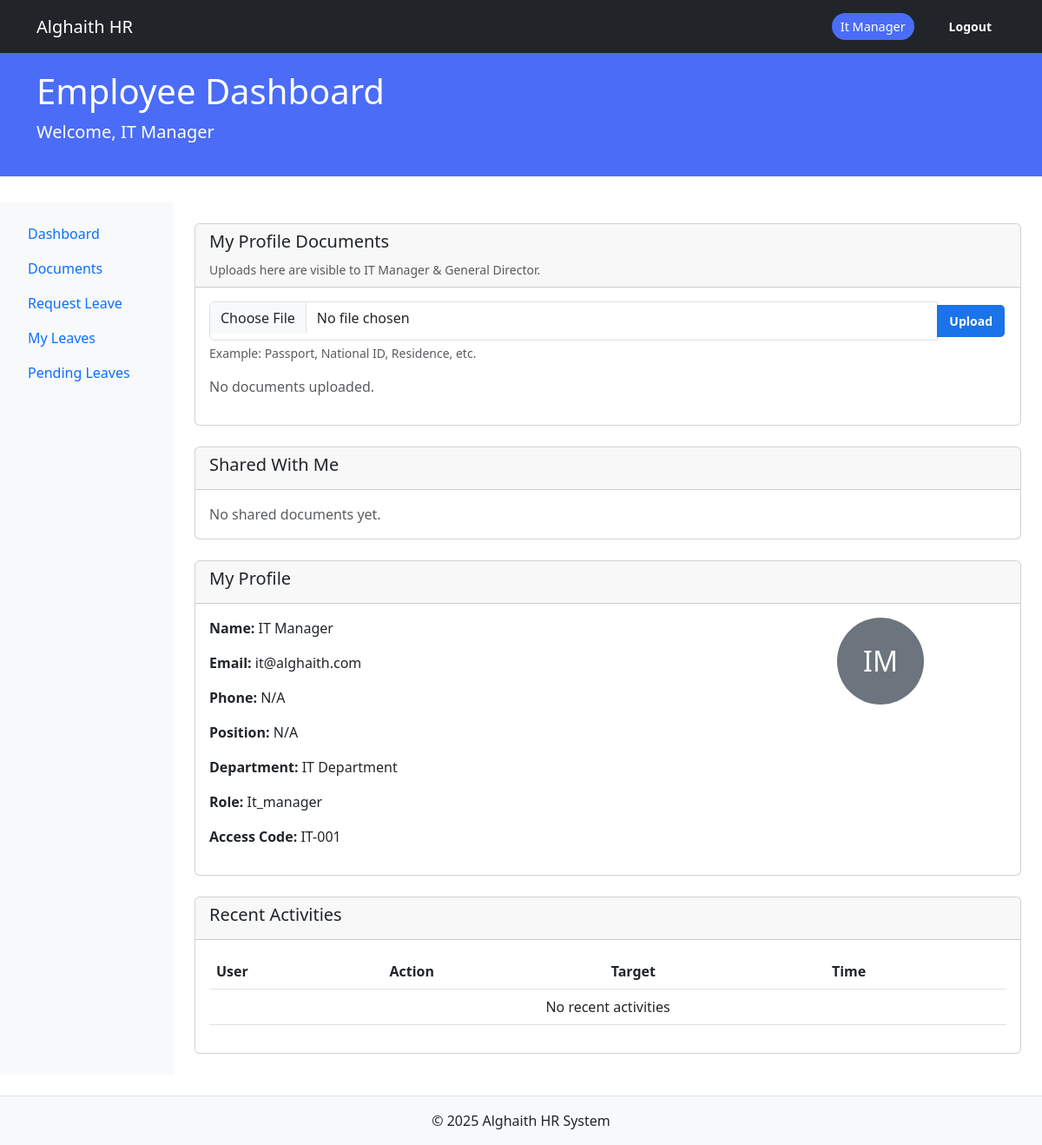
Before: /dashboard/employee (signed in) with the older database file.
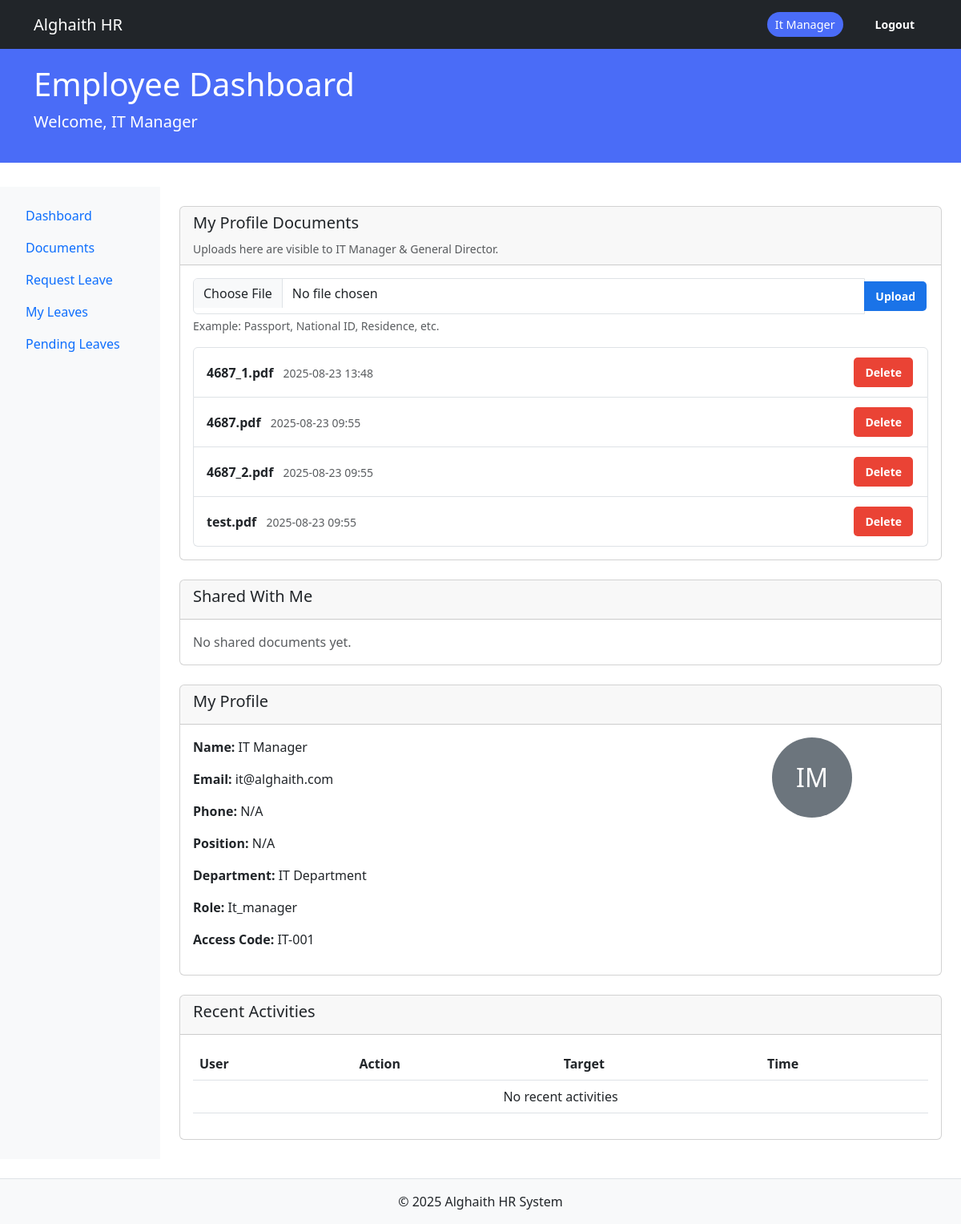
After: the same page with the newer database file.
### core/models.py (models this page shows, shortened)
class UserDocument(db.Model):
    __tablename__ = 'user_document'
    id = db.Column(db.Integer, primary_key=True)
    filename = db.Column(db.String(255), nullable=False)
    filepath = db.Column(db.String(255), nullable=False)
    folder_id = db.Column(db.Integer, db.ForeignKey('folders.id'), nullable=True)
    uploaded_by = db.Column(db.Integer, db.ForeignKey('users.id'))
    visibility_type = db.Column(db.String(50), default='private')  # 'private' or 'public'
    uploaded_at = db.Column(db.DateTime, default=datetime.utcnow)
    user = db.relationship('User', back_populates='documents')
    folder = db.relationship('Folder', back_populates='documents')

### modules/dashboard/routes.py (the view)
@dashboard_bp.route('/employee')
@login_required
def employee_dashboard():
    latest_leaves = LeaveRequest.query.filter_by(user_id=current_user.id)\
        .order_by(LeaveRequest.created_at.desc()).limit(3).all()
    documents = UserDocument.query.filter_by(uploaded_by=current_user.id)\
        .order_by(UserDocument.uploaded_at.desc()).all()
    current_app.logger.debug(f"[DEBUG] Current user: id={current_user.id}, email={current_user.email}")
    if not documents:
        current_app.logger.debug("[DEBUG] No documents found for this user.")
    else:
        current_app.logger.debug(f"[DEBUG] Found {len(documents)} documents for user {current_user.id}")
    return render_template('dashboard/employee.html',
                           user=current_user,
                           latest_leaves=latest_leaves,
                           documents=documents)

### modules/auth/forms.py
class LogoutForm(FlaskForm):
    submit = SubmitField('Logout')

### app.py (called while the page is built)
@login_manager.user_loader
def load_user(user_id):
    from core.models import User
    return db.session.get(User, int(user_id))

### core/models.py (called while the page is built)
    @property
    def is_authenticated(self):
        return True

### templates/dashboard/employee.html (shortened to what this page needs)
{% extends "dashboard/base_dashboard.html" %}
{% set role_color = '#6c757d' %}
{% block dashboard_title %}Employee Dashboard{% endblock %}
{% block dashboard_content %}
<div class="card mb-4">
  <div class="card-header">
    <h5>My Profile Documents</h5>
    <small class="text-muted">Uploads here are visible to IT Manager & General Director.</small>
  </div>
  <div class="card-body">
    <form action="{{ url_for('employee.upload_document') }}" method="POST" enctype="multipart/form-data" class="mb-3">
      <div class="input-group">
        <input type="file" name="document" class="form-control" required>
        <button class="btn btn-primary" type="submit">Upload</button>
      </div>
      <div class="form-text">Example: Passport, National ID, Residence, etc.</div>
    </form>
    {% if documents and documents|length > 0 %}
    <ul class="list-group">
      {% for doc in documents %}
      <li class="list-group-item d-flex justify-content-between align-items-center">
        <div>
          <strong>{{ doc.filename }}</strong>
          <small class="text-muted ms-2">{{ doc.uploaded_at.strftime('%Y-%m-%d %H:%M') }}</small>
        </div>
        <div class="d-flex gap-2">
          <a class="btn btn-sm btn-outline-secondary" href="{{ url_for('employee.download_document', doc_id=doc.id) }}">Download</a>
          <form action="{{ url_for('employee.delete_document', doc_id=doc.id) }}" method="POST" style="display:inline;">
            <button type="submit" class="btn btn-sm btn-danger">Delete</button>
          </form>
        </div>
      </li>
      {% endfor %}
    </ul>
    {% else %}
    <p class="text-muted">No documents uploaded.</p>
    {% endif %}
  </div>
</div>
<div class="card mb-4">
  <div class="card-header">
    <h5>Shared With Me</h5>
  </div>
  <div class="card-body">
    {% if shared_documents and shared_documents|length > 0 %}
    <ul class="list-group">
      {% for doc in shared_documents %}
      <li class="list-group-item d-flex justify-content-between align-items-center">
        <div>
          <strong>{{ doc.filename }}</strong>
          <small class="text-muted ms-2">from {{ doc.user.name }}</small>
          {% if doc.folder_name %}<span class="badge bg-light text-dark ms-2">{{ doc.folder_name }}</span>{% endif %}
        </div>
        <a class="btn btn-sm btn-outline-secondary" href="{{ url_for('employee.download_document', doc_id=doc.id) }}">Download</a>
      </li>
      {% endfor %}
    </ul>
    {% else %}
    <p class="text-muted mb-0">No shared documents yet.</p>
    {% endif %}
  </div>
</div>
<div class="card mb-4">
    <div class="card-header">
        <h5>My Profile</h5>
    </div>
    <div class="card-body">
        <div class="row">
            <div class="col-md-8">
                <p><strong>Name:</strong> {{ current_user.name }}</p>
                <p><strong>Email:</strong> {{ current_user.email }}</p>
                <p><strong>Phone:</strong> {{ current_user.phone or 'N/A' }}</p>
                <p><strong>Position:</strong> {{ current_user.position or 'N/A' }}</p>
                <p><strong>Department:</strong> {{ current_user.department.name if current_user.department else 'N/A' }}</p>
                <p><strong>Role:</strong> {{ current_user.role|capitalize }}</p>
                <p><strong>Access Code:</strong> {{ current_user.access_code or 'N/A' }}</p>
            </div>
            <div class="col-md-4 text-center">
                <div class="avatar-circle bg-secondary text-white d-inline-flex align-items-center justify-content-center"
                     style="width: 100px; height: 100px; border-radius: 50%; font-size: 2rem;">
                    {{ current_user.avatar or current_user.name[0]|upper }}
                </div>
            </div>
        </div>
    </div>
</div>
<div class="card">
    <div class="card-header">
        <h5>Recent Activities</h5>
    </div>
    <div class="card-body">
        {% include 'dashboard/partials/recent_activities.html' %}
    </div>
</div>
{% endblock %}

Changed rows visible on the page:
added UserDocument: filename "4687_1.pdf", uploaded_at "2025-08-23 13:48"
added UserDocument: filename "4687.pdf", uploaded_at "2025-08-23 09:55"
added UserDocument: filename "4687_2.pdf", uploaded_at "2025-08-23 09:55"
added UserDocument: filename "test.pdf", uploaded_at "2025-08-23 09:55"
Other visible differences:
text no longer shown: "No documents uploaded."
